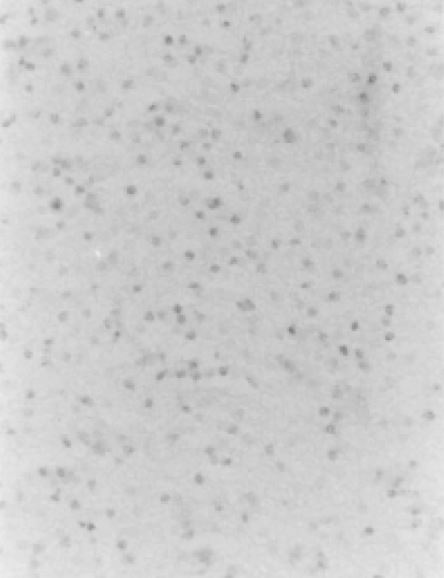
#> input picture parcial_2/lab_10/Thresholding/tejido1.JPG, 444 x 578 px
$ python Thresholding1.py
#> lines starting #> are read from the running program, lines starting #| are printed output that depends on the picture; after the words box and inside, x2 and y2 are one past the last pixel; in counts of white or black regions, pixels touching at a corner belong together
import cv2
import numpy as np
from matplotlib import pyplot as plt

def getThresholding(img,threshold):
    modifiedImg = img
    print(img)
    for i in range(len(img)):
        for j in range(len(img[i])):
            if(img[i][j] < threshold):
                modifiedImg[i][j] = np.uint8(255)
            else:
                modifiedImg[i][j] = np.uint8(0)
    return modifiedImg

# read an image
listImg = ["tejido1.JPG","tejido2.JPG"]
threshold = [184,175]
for i in range(len(listImg)):
    imgReal = cv2.imread(listImg[i],cv2.IMREAD_GRAYSCALE) #8 bit por escala de grises
#> imgReal is the input picture: shape (578, 444); min 130, max 237, mean 204.1

    # imgReal = cv2.resize(imgReal,(600,600))
    img = imgReal

    #tablas para los histogramas
    f, (ax1, ax2) = plt.subplots(1, 2, sharey=True,figsize=(15, 5))
    ax1.hist(img.ravel(),256,[0,256])
    title_ = "Imagen Original " + str(i+1)
    ax1.set_title(title_)
    ax1.set_xlabel('Intensidad')
    ax1.set_ylabel('Cantidad de pixeles')
    ax1.set_ylim(0,15000)
    # display the merged images
    cv2.imshow(title_, img)


    #thresholding
    #de acuerdo al histograma
    # threshold = 182
    img = getThresholding(img,threshold[i])
#> (printed output is left out)
#> after the loop in getThresholding, `for i in range(len(img)):`:
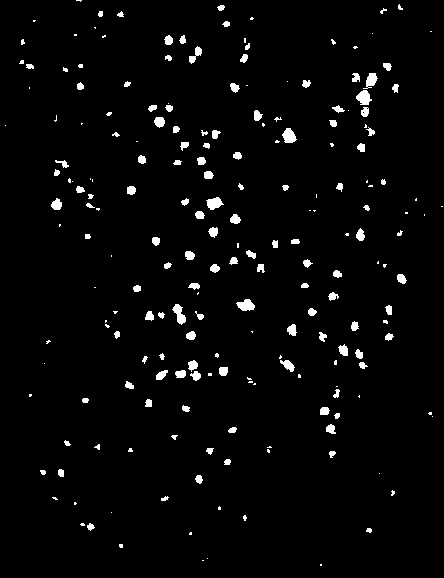
#> modifiedImg: shape (578, 444); 2.8% white; 212 white regions (90 under 20 px), largest, box (x1, y1, x2, y2) and area: (356, 90, 372, 105) 160, (282, 128, 297, 143) 154, (236, 299, 255, 311) 153
    print(img)
#> (printed output is left out)
    ax2.hist(img.ravel(),256,[0,256])
    title_ = "Imagen (Contrast Stretching) " + str(i+1)
    ax2.set_title(title_)
    ax2.set_xlabel('Intensidad')
    ax2.set_ylabel('Cantidad de pixeles')
    cv2.imshow(title_,img)
#> pass 2 of the loop `for i in range(len(listImg)):`:
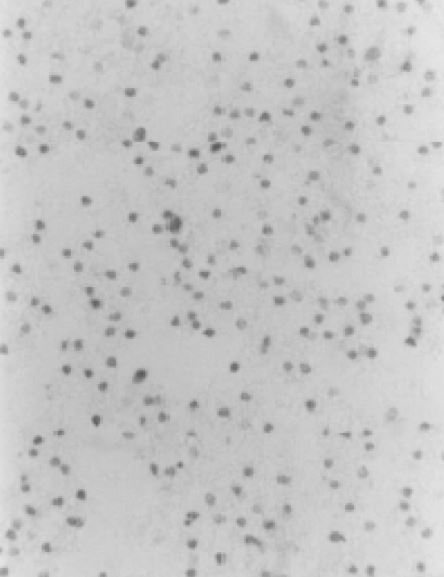
#> input picture parcial_2/lab_10/Thresholding/tejido2.JPG, 444 x 577 px
#> imgReal is the input picture: shape (577, 444); min 84, max 231, mean 197.3
#> (printed output is left out)
#> after the loop in getThresholding (call 2), `for i in range(len(img)):`:
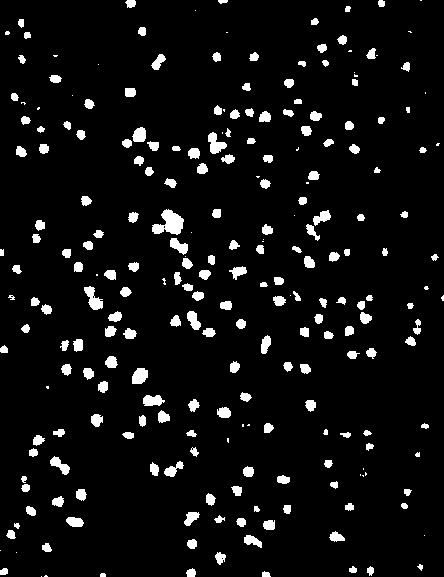
#> modifiedImg: shape (577, 444); 6.1% white; 245 white regions (44 under 20 px), largest, box (x1, y1, x2, y2) and area: (152, 209, 184, 235) 491, (84, 286, 103, 310) 239, (208, 132, 227, 154) 232
#> (printed output is left out)


plt.show()
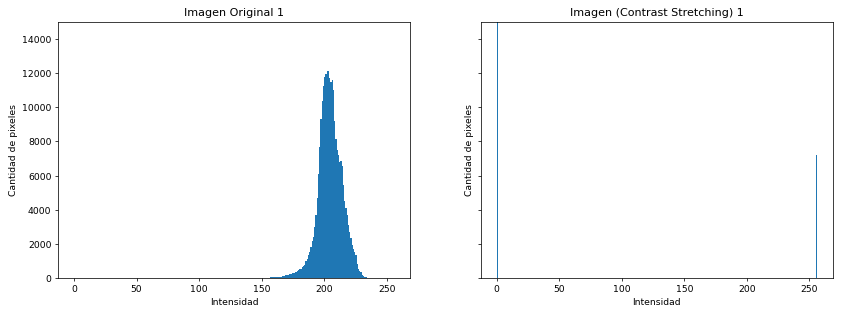
#> figure drawn by matplotlib, 2 panels; panel 1: tallest bar 12103 high, from x = 203 to 204
#> figure, not shown here; panel 1: tallest bar 12916 high, from x = 197 to 198
cv2.waitKey(0)
cv2.destroyAllWindows()
